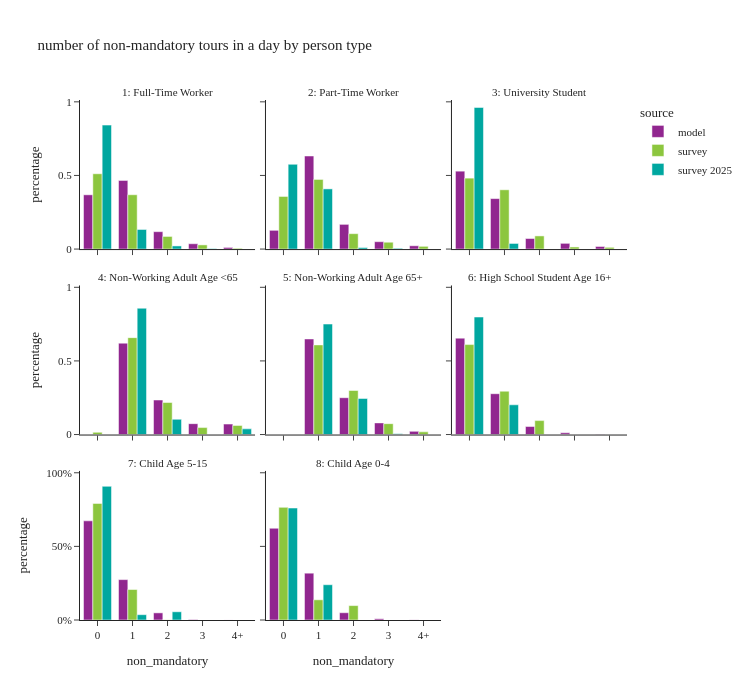

Source (notebook cell):
### Code cell
util.plot_share_facetbar(per_data, 'person_weight', 'non_mandatory', "number of non-mandatory tours in a day by person type", 
                        'ptype_label', facet_col_wrap=3,
                        height=700, orientation='v')

### Figure 1 — Plotly figure (JSON) as saved in the notebook; plotly's stock layout.template omitted (floating-point values rounded to 4 significant figures)
{"data": [{"alignmentgroup": "True", "customdata": [[544120], [688038], [174463], [53399], [16455]], "hovertemplate": "source=model<br>ptype_label=1: Full-Time Worker<br>non_mandatory=%{x}<br>percentage=%{y}<br>sample_size=%{customdata[0]}<extra></extra>", "legendgroup": "model", "marker": {"color": "#91268F", "pattern": {"shape": ""}}, "name": "model", "offsetgroup": "model", "orientation": "v", "showlegend": true, "textposition": "auto", "type": "bar", "x": ["0", "1", "2", "3", "4+"], "xaxis": "x7", "y": [0.3685, 0.466, 0.1182, 0.03617, 0.01114], "yaxis": "y7"}, {"alignmentgroup": "True", "customdata": [[37561], [186469], [49500], [14807], [6617]], "hovertemplate": "source=model<br>ptype_label=2: Part-Time Worker<br>non_mandatory=%{x}<br>percentage=%{y}<br>sample_size=%{customdata[0]}<extra></extra>", "legendgroup": "model", "marker": {"color": "#91268F", "pattern": {"shape": ""}}, "name": "model", "offsetgroup": "model", "orientation": "v", "showlegend": false, "textposition": "auto", "type": "bar", "x": ["0", "1", "2", "3", "4+"], "xaxis": "x8", "y": [0.1273, 0.6322, 0.1678, 0.0502, 0.02243], "yaxis": "y8"}, {"alignmentgroup": "True", "customdata": [[75097], [48644], [10168], [5517], [2491]], "hovertemplate": "source=model<br>ptype_label=3: University Student<br>non_mandatory=%{x}<br>percentage=%{y}<br>sample_size=%{customdata[0]}<extra></extra>", "legendgroup": "model", "marker": {"color": "#91268F", "pattern": {"shape": ""}}, "name": "model", "offsetgroup": "model", "orientation": "v", "showlegend": false, "textposition": "auto", "type": "bar", "x": ["0", "1", "2", "3", "4+"], "xaxis": "x9", "y": [0.5292, 0.3428, 0.07165, 0.03887, 0.01755], "yaxis": "y9"}, {"alignmentgroup": "True", "customdata": [[284023], [107255], [33811], [32524]], "hovertemplate": "source=model<br>ptype_label=4: Non-Working Adult Age <65<br>non_mandatory=%{x}<br>percentage=%{y}<br>sample_size=%{customdata[0]}<extra></extra>", "legendgroup": "model", "marker": {"color": "#91268F", "pattern": {"shape": ""}}, "name": "model", "offsetgroup": "model", "orientation": "v", "showlegend": false, "textposition": "auto", "type": "bar", "x": ["1", "2", "3", "4+"], "xaxis": "x4", "y": [0.6207, 0.2344, 0.07389, 0.07107], "yaxis": "y4"}, {"alignmentgroup": "True", "customdata": [[253301], [97575], [30892], [8408]], "hovertemplate": "source=model<br>ptype_label=5: Non-Working Adult Age 65+<br>non_mandatory=%{x}<br>percentage=%{y}<br>sample_size=%{customdata[0]}<extra></extra>", "legendgroup": "model", "marker": {"color": "#91268F", "pattern": {"shape": ""}}, "name": "model", "offsetgroup": "model", "orientation": "v", "showlegend": false, "textposition": "auto", "type": "bar", "x": ["1", "2", "3", "4+"], "xaxis": "x5", "y": [0.6492, 0.2501, 0.07917, 0.02155], "yaxis": "y5"}, {"alignmentgroup": "True", "customdata": [[71339], [30201], [5928], [1269], [203]], "hovertemplate": "source=model<br>ptype_label=6: High School Student Age 16+<br>non_mandatory=%{x}<br>percentage=%{y}<br>sample_size=%{customdata[0]}<extra></extra>", "legendgroup": "model", "marker": {"color": "#91268F", "pattern": {"shape": ""}}, "name": "model", "offsetgroup": "model", "orientation": "v", "showlegend": false, "textposition": "auto", "type": "bar", "x": ["0", "1", "2", "3", "4+"], "xaxis": "x6", "y": [0.6548, 0.2772, 0.05442, 0.01165, 0.001863], "yaxis": "y6"}, {"alignmentgroup": "True", "customdata": [[327970], [133574], [23598], [1612], [154]], "hovertemplate": "source=model<br>ptype_label=7: Child Age 5-15<br>non_mandatory=%{x}<br>percentage=%{y}<br>sample_size=%{customdata[0]}<extra></extra>", "legendgroup": "model", "marker": {"color": "#91268F", "pattern": {"shape": ""}}, "name": "model", "offsetgroup": "model", "orientation": "v", "showlegend": false, "textposition": "auto", "type": "bar", "x": ["0", "1", "2", "3", "4+"], "xaxis": "x", "y": [0.6736, 0.2743, 0.04847, 0.003311, 0.0003163], "yaxis": "y"}, {"alignmentgroup": "True", "customdata": [[122430], [62492], [9707], [1644], [203]], "hovertemplate": "source=model<br>ptype_label=8: Child Age 0-4<br>non_mandatory=%{x}<br>percentage=%{y}<br>sample_size=%{customdata[0]}<extra></extra>", "legendgroup": "model", "marker": {"color": "#91268F", "pattern": {"shape": ""}}, "name": "model", "offsetgroup": "model", "orientation": "v", "showlegend": false, "textposition": "auto", "type": "bar", "x": ["0", "1", "2", "3", "4+"], "xaxis": "x2", "y": [0.6231, 0.3181, 0.04941, 0.008367, 0.001033], "yaxis": "y2"}, {"alignmentgroup": "True", "customdata": [[1048], [879], [273], [71], [24]], "hovertemplate": "source=survey<br>ptype_label=1: Full-Time Worker<br>non_mandatory=%{x}<br>percentage=%{y}<br>sample_size=%{customdata[0]}<extra></extra>", "legendgroup": "survey", "marker": {"color": "#8CC63E", "pattern": {"shape": ""}}, "name": "survey", "offsetgroup": "survey", "orientation": "v", "showlegend": true, "textposition": "auto", "type": "bar", "x": ["0", "1", "2", "3", "4+"], "xaxis": "x7", "y": [0.5115, 0.369, 0.08576, 0.02837, 0.005378], "yaxis": "y7"}, {"alignmentgroup": "True", "customdata": [[189], [276], [99], [37], [16]], "hovertemplate": "source=survey<br>ptype_label=2: Part-Time Worker<br>non_mandatory=%{x}<br>percentage=%{y}<br>sample_size=%{customdata[0]}<extra></extra>", "legendgroup": "survey", "marker": {"color": "#8CC63E", "pattern": {"shape": ""}}, "name": "survey", "offsetgroup": "survey", "orientation": "v", "showlegend": false, "textposition": "auto", "type": "bar", "x": ["0", "1", "2", "3", "4+"], "xaxis": "x8", "y": [0.3574, 0.4729, 0.1046, 0.04648, 0.01861], "yaxis": "y8"}, {"alignmentgroup": "True", "customdata": [[88], [79], [28], [7], [3]], "hovertemplate": "source=survey<br>ptype_label=3: University Student<br>non_mandatory=%{x}<br>percentage=%{y}<br>sample_size=%{customdata[0]}<extra></extra>", "legendgroup": "survey", "marker": {"color": "#8CC63E", "pattern": {"shape": ""}}, "name": "survey", "offsetgroup": "survey", "orientation": "v", "showlegend": false, "textposition": "auto", "type": "bar", "x": ["0", "1", "2", "3", "4+"], "xaxis": "x9", "y": [0.4818, 0.4026, 0.08934, 0.01435, 0.01184], "yaxis": "y9"}, {"alignmentgroup": "True", "customdata": [[4], [354], [120], [41], [28]], "hovertemplate": "source=survey<br>ptype_label=4: Non-Working Adult Age <65<br>non_mandatory=%{x}<br>percentage=%{y}<br>sample_size=%{customdata[0]}<extra></extra>", "legendgroup": "survey", "marker": {"color": "#8CC63E", "pattern": {"shape": ""}}, "name": "survey", "offsetgroup": "survey", "orientation": "v", "showlegend": false, "textposition": "auto", "type": "bar", "x": ["0", "1", "2", "3", "4+"], "xaxis": "x4", "y": [0.01523, 0.6582, 0.2174, 0.04725, 0.06196], "yaxis": "y4"}, {"alignmentgroup": "True", "customdata": [[1], [434], [143], [38], [10]], "hovertemplate": "source=survey<br>ptype_label=5: Non-Working Adult Age 65+<br>non_mandatory=%{x}<br>percentage=%{y}<br>sample_size=%{customdata[0]}<extra></extra>", "legendgroup": "survey", "marker": {"color": "#8CC63E", "pattern": {"shape": ""}}, "name": "survey", "offsetgroup": "survey", "orientation": "v", "showlegend": false, "textposition": "auto", "type": "bar", "x": ["0", "1", "2", "3", "4+"], "xaxis": "x5", "y": [8.932e-05, 0.6088, 0.2991, 0.0738, 0.01815], "yaxis": "y5"}, {"alignmentgroup": "True", "customdata": [[35], [15], [1]], "hovertemplate": "source=survey<br>ptype_label=6: High School Student Age 16+<br>non_mandatory=%{x}<br>percentage=%{y}<br>sample_size=%{customdata[0]}<extra></extra>", "legendgroup": "survey", "marker": {"color": "#8CC63E", "pattern": {"shape": ""}}, "name": "survey", "offsetgroup": "survey", "orientation": "v", "showlegend": false, "textposition": "auto", "type": "bar", "x": ["0", "1", "2"], "xaxis": "x6", "y": [0.6111, 0.2943, 0.09459], "yaxis": "y6"}, {"alignmentgroup": "True", "customdata": [[309], [62], [5]], "hovertemplate": "source=survey<br>ptype_label=7: Child Age 5-15<br>non_mandatory=%{x}<br>percentage=%{y}<br>sample_size=%{customdata[0]}<extra></extra>", "legendgroup": "survey", "marker": {"color": "#8CC63E", "pattern": {"shape": ""}}, "name": "survey", "offsetgroup": "survey", "orientation": "v", "showlegend": false, "textposition": "auto", "type": "bar", "x": ["0", "1", "2"], "xaxis": "x", "y": [0.7919, 0.207, 0.00113], "yaxis": "y"}, {"alignmentgroup": "True", "customdata": [[73], [14], [2]], "hovertemplate": "source=survey<br>ptype_label=8: Child Age 0-4<br>non_mandatory=%{x}<br>percentage=%{y}<br>sample_size=%{customdata[0]}<extra></extra>", "legendgroup": "survey", "marker": {"color": "#8CC63E", "pattern": {"shape": ""}}, "name": "survey", "offsetgroup": "survey", "orientation": "v", "showlegend": false, "textposition": "auto", "type": "bar", "x": ["0", "1", "2"], "xaxis": "x2", "y": [0.765, 0.1372, 0.09782], "yaxis": "y2"}, {"alignmentgroup": "True", "customdata": [[393], [65], [10], [2]], "hovertemplate": "source=survey 2025<br>ptype_label=1: Full-Time Worker<br>non_mandatory=%{x}<br>percentage=%{y}<br>sample_size=%{customdata[0]}<extra></extra>", "legendgroup": "survey 2025", "marker": {"color": "#00A7A0", "pattern": {"shape": ""}}, "name": "survey 2025", "offsetgroup": "survey 2025", "orientation": "v", "showlegend": true, "textposition": "auto", "type": "bar", "x": ["0", "1", "2", "3"], "xaxis": "x7", "y": [0.842, 0.1331, 0.02133, 0.003488], "yaxis": "y7"}, {"alignmentgroup": "True", "customdata": [[53], [20], [3], [1]], "hovertemplate": "source=survey 2025<br>ptype_label=2: Part-Time Worker<br>non_mandatory=%{x}<br>percentage=%{y}<br>sample_size=%{customdata[0]}<extra></extra>", "legendgroup": "survey 2025", "marker": {"color": "#00A7A0", "pattern": {"shape": ""}}, "name": "survey 2025", "offsetgroup": "survey 2025", "orientation": "v", "showlegend": false, "textposition": "auto", "type": "bar", "x": ["0", "1", "2", "3"], "xaxis": "x8", "y": [0.5757, 0.4088, 0.01022, 0.005276], "yaxis": "y8"}, {"alignmentgroup": "True", "customdata": [[28], [3]], "hovertemplate": "source=survey 2025<br>ptype_label=3: University Student<br>non_mandatory=%{x}<br>percentage=%{y}<br>sample_size=%{customdata[0]}<extra></extra>", "legendgroup": "survey 2025", "marker": {"color": "#00A7A0", "pattern": {"shape": ""}}, "name": "survey 2025", "offsetgroup": "survey 2025", "orientation": "v", "showlegend": false, "textposition": "auto", "type": "bar", "x": ["0", "1"], "xaxis": "x9", "y": [0.9619, 0.03813], "yaxis": "y9"}, {"alignmentgroup": "True", "customdata": [[35], [5], [1]], "hovertemplate": "source=survey 2025<br>ptype_label=4: Non-Working Adult Age <65<br>non_mandatory=%{x}<br>percentage=%{y}<br>sample_size=%{customdata[0]}<extra></extra>", "legendgroup": "survey 2025", "marker": {"color": "#00A7A0", "pattern": {"shape": ""}}, "name": "survey 2025", "offsetgroup": "survey 2025", "orientation": "v", "showlegend": false, "textposition": "auto", "type": "bar", "x": ["1", "2", "4+"], "xaxis": "x4", "y": [0.8579, 0.1035, 0.03853], "yaxis": "y4"}, {"alignmentgroup": "True", "customdata": [[84], [11], [1]], "hovertemplate": "source=survey 2025<br>ptype_label=5: Non-Working Adult Age 65+<br>non_mandatory=%{x}<br>percentage=%{y}<br>sample_size=%{customdata[0]}<extra></extra>", "legendgroup": "survey 2025", "marker": {"color": "#00A7A0", "pattern": {"shape": ""}}, "name": "survey 2025", "offsetgroup": "survey 2025", "orientation": "v", "showlegend": false, "textposition": "auto", "type": "bar", "x": ["1", "2", "3"], "xaxis": "x5", "y": [0.7504, 0.2449, 0.004702], "yaxis": "y5"}, {"alignmentgroup": "True", "customdata": [[26], [4]], "hovertemplate": "source=survey 2025<br>ptype_label=6: High School Student Age 16+<br>non_mandatory=%{x}<br>percentage=%{y}<br>sample_size=%{customdata[0]}<extra></extra>", "legendgroup": "survey 2025", "marker": {"color": "#00A7A0", "pattern": {"shape": ""}}, "name": "survey 2025", "offsetgroup": "survey 2025", "orientation": "v", "showlegend": false, "textposition": "auto", "type": "bar", "x": ["0", "1"], "xaxis": "x6", "y": [0.7981, 0.2019], "yaxis": "y6"}, {"alignmentgroup": "True", "customdata": [[121], [7], [1]], "hovertemplate": "source=survey 2025<br>ptype_label=7: Child Age 5-15<br>non_mandatory=%{x}<br>percentage=%{y}<br>sample_size=%{customdata[0]}<extra></extra>", "legendgroup": "survey 2025", "marker": {"color": "#00A7A0", "pattern": {"shape": ""}}, "name": "survey 2025", "offsetgroup": "survey 2025", "orientation": "v", "showlegend": false, "textposition": "auto", "type": "bar", "x": ["0", "1", "2"], "xaxis": "x", "y": [0.908, 0.03611, 0.05585], "yaxis": "y"}, {"alignmentgroup": "True", "customdata": [[20], [4]], "hovertemplate": "source=survey 2025<br>ptype_label=8: Child Age 0-4<br>non_mandatory=%{x}<br>percentage=%{y}<br>sample_size=%{customdata[0]}<extra></extra>", "legendgroup": "survey 2025", "marker": {"color": "#00A7A0", "pattern": {"shape": ""}}, "name": "survey 2025", "offsetgroup": "survey 2025", "orientation": "v", "showlegend": false, "textposition": "auto", "type": "bar", "x": ["0", "1"], "xaxis": "x2", "y": [0.7604, 0.2396], "yaxis": "y2"}], "layout": {"annotations": [{"font": {}, "showarrow": false, "text": "7: Child Age 5-15", "x": 0.16, "xanchor": "center", "xref": "paper", "y": 0.2867, "yanchor": "bottom", "yref": "paper"}, {"font": {}, "showarrow": false, "text": "8: Child Age 0-4", "x": 0.5, "xanchor": "center", "xref": "paper", "y": 0.2867, "yanchor": "bottom", "yref": "paper"}, {"font": {}, "showarrow": false, "text": "4: Non-Working Adult Age <65", "x": 0.16, "xanchor": "center", "xref": "paper", "y": 0.6433, "yanchor": "bottom", "yref": "paper"}, {"font": {}, "showarrow": false, "text": "5: Non-Working Adult Age 65+", "x": 0.5, "xanchor": "center", "xref": "paper", "y": 0.6433, "yanchor": "bottom", "yref": "paper"}, {"font": {}, "showarrow": false, "text": "6: High School Student Age 16+", "x": 0.84, "xanchor": "center", "xref": "paper", "y": 0.6433, "yanchor": "bottom", "yref": "paper"}, {"font": {}, "showarrow": false, "text": "1: Full-Time Worker", "x": 0.16, "xanchor": "center", "xref": "paper", "y": 1.0, "yanchor": "bottom", "yref": "paper"}, {"font": {}, "showarrow": false, "text": "2: Part-Time Worker", "x": 0.5, "xanchor": "center", "xref": "paper", "y": 1.0, "yanchor": "bottom", "yref": "paper"}, {"font": {}, "showarrow": false, "text": "3: University Student", "x": 0.84, "xanchor": "center", "xref": "paper", "y": 1.0, "yanchor": "bottom", "yref": "paper"}], "barmode": "group", "height": 700, "legend": {"title": {"text": "source"}, "tracegroupgap": 0}, "title": {"text": "number of non-mandatory tours in a day by person type"}, "width": 750, "xaxis": {"anchor": "y", "domain": [0.0, 0.32], "title": {"text": "non_mandatory"}}, "xaxis2": {"anchor": "y2", "domain": [0.34, 0.66], "matches": "x", "title": {"text": "non_mandatory"}}, "xaxis3": {"anchor": "y3", "domain": [0.68, 1.0], "matches": "x", "title": {"text": "non_mandatory"}}, "xaxis4": {"anchor": "y4", "domain": [0.0, 0.32], "matches": "x", "showticklabels": false}, "xaxis5": {"anchor": "y5", "domain": [0.34, 0.66], "matches": "x", "showticklabels": false}, "xaxis6": {"anchor": "y6", "domain": [0.68, 1.0], "matches": "x", "showticklabels": false}, "xaxis7": {"anchor": "y7", "domain": [0.0, 0.32], "matches": "x", "showticklabels": false}, "xaxis8": {"anchor": "y8", "domain": [0.34, 0.66], "matches": "x", "showticklabels": false}, "xaxis9": {"anchor": "y9", "domain": [0.68, 1.0], "matches": "x", "showticklabels": false}, "yaxis": {"anchor": "x", "domain": [0.0, 0.2867], "tickformat": ".0%", "title": {"text": "percentage"}}, "yaxis2": {"anchor": "x2", "domain": [0.0, 0.2867], "matches": "y", "showticklabels": false, "tickformat": ".0%"}, "yaxis3": {"anchor": "x3", "domain": [0.0, 0.2867], "matches": "y", "showticklabels": false}, "yaxis4": {"anchor": "x4", "domain": [0.3567, 0.6433], "matches": "y", "title": {"text": "percentage"}}, "yaxis5": {"anchor": "x5", "domain": [0.3567, 0.6433], "matches": "y", "showticklabels": false}, "yaxis6": {"anchor": "x6", "domain": [0.3567, 0.6433], "matches": "y", "showticklabels": false}, "yaxis7": {"anchor": "x7", "domain": [0.7133, 1.0], "matches": "y", "title": {"text": "percentage"}}, "yaxis8": {"anchor": "x8", "domain": [0.7133, 1.0], "matches": "y", "showticklabels": false}, "yaxis9": {"anchor": "x9", "domain": [0.7133, 1.0], "matches": "y", "showticklabels": false}}}
